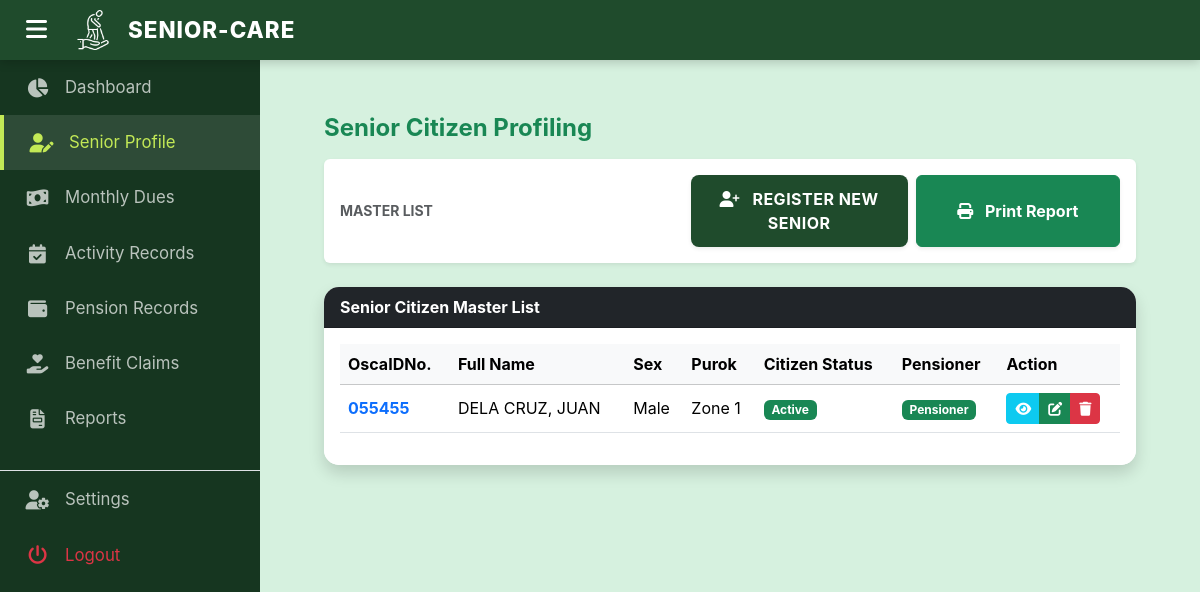
The page /admin/profiling.php (signed in) on the database as committed earlier.
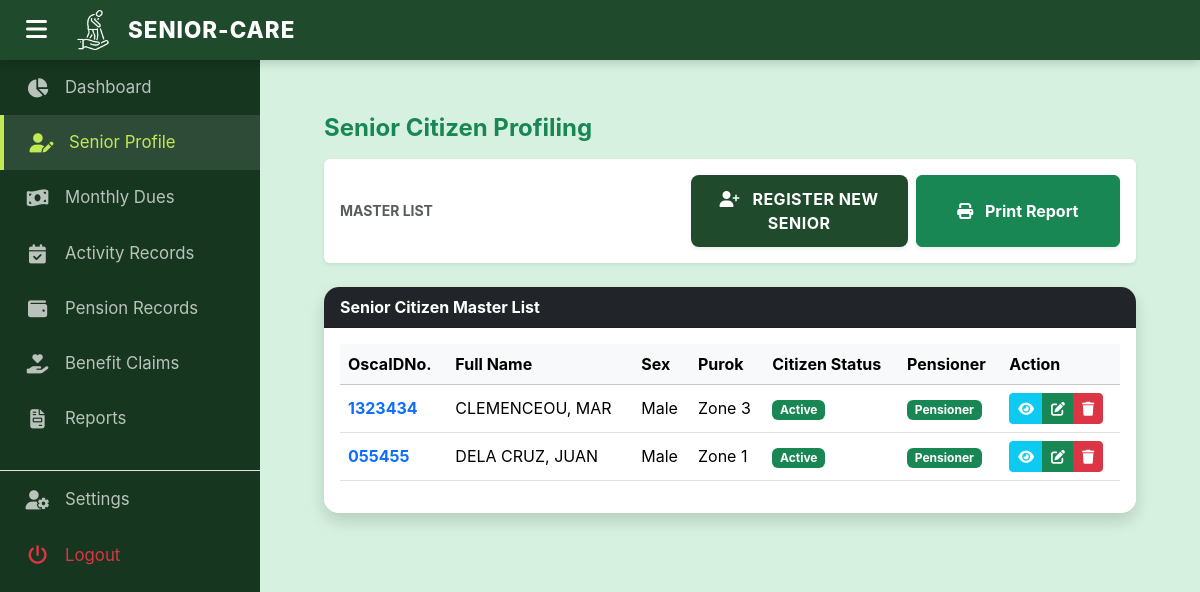
The same page on the database as committed later.
### tables this page shows
CREATE TABLE `seniors` (
  `OscaIDNo` varchar(50) NOT NULL,
  `LastName` varchar(100) NOT NULL,
  `FirstName` varchar(100) NOT NULL,
  `MiddleName` varchar(100) DEFAULT NULL,
  `Sex` enum('Male','Female') NOT NULL,
  `Purok` varchar(50) DEFAULT NULL,
  `Barangay` varchar(100) DEFAULT NULL,
  `Birthday` date NOT NULL,
  `CitizenStatus` enum('Active','Inactive') DEFAULT 'Active',
  `PensionerStatus` enum('Pensioner','Non-Pensioner') DEFAULT 'Non-Pensioner'
);

### admin/profiling.php (the view, shortened to what the changed rows need)
<?php require_once('includes/session.php'); ?>
<!DOCTYPE html>
<html lang="en">
<head>
    <link href="../vendor/simple-datatables/css/style.min.css" rel="stylesheet" />
    <link href="../vendor/bootstrap/css/bootstrap.min.css" rel="stylesheet">
    <link rel="stylesheet" href="../vendor/font-awesome/css/all.min.css">
    <link href="css/style.css" rel="stylesheet" />
</head>
<body class="sb-nav-fixed">
    <main id="main-content">
        <div class="container-fluid px-2 px-md-4">
            <h2 class="mt-4 fw-bold text-success fs-4 fs-md-2">Senior Citizen Profiling</h2>
            <div class="card mb-4 shadow border-0" style="border-radius: 15px; overflow: hidden;">
                <div class="card-body bg-white">
                    <div class="table-responsive">
                        <table id="datatablesSimple" class="table table-hover align-middle">
                            <thead class="table-light">
                                <tr>
                                    <th>OscaIDNo.</th>
                                    <th>Full Name</th>
                                    <th>Sex</th>
                                    <th>Purok</th>
                                    <th>Citizen Status</th>
                                    <th>Pensioner</th>
                                    <th class="no-print">Action</th>
                                </tr>
                            </thead>
                            <tbody>
                                <?php
                                $query = mysqli_query($conn, "SELECT * FROM seniors ORDER BY LastName ASC");
                                while ($row = mysqli_fetch_array($query)) {
                                    $id = $row['OscaIDNo'];
                                ?>
                                <tr>
                                    <td class="fw-bold text-primary"><?php echo $id; ?></td>
                                    <td class="text-uppercase"><?php echo $row['LastName'].", ".$row['FirstName']; ?></td>
                                    <td><?php echo $row['Sex']; ?></td>
                                    <td><?php echo $row['Purok']; ?></td>
                                    <td>
                                        <span class="badge <?php echo ($row['CitizenStatus'] == 'Active') ? 'bg-success' : 'bg-danger'; ?>">
                                            <?php echo $row['CitizenStatus']; ?>
                                        </span>
                                    </td>
                                    <td>
                                        <span class="badge <?php echo ($row['PensionerStatus'] == 'Pensioner' || $row['PensionerStatus'] == 'Yes') ? 'bg-success' : 'bg-danger'; ?>">
                                            <?php echo ($row['PensionerStatus'] == 'Pensioner' || $row['PensionerStatus'] == 'Yes') ? 'Pensioner' : 'Non-Pensioner'; ?>
                                        </span>
                                    </td>
                                    <td>
                                        <div class="btn-group">
                                            <a href="view_senior_details.php?id=<?php echo $id; ?>" class="btn btn-sm btn-info text-white" title="View Details"><i class="fa fa-eye"></i></a>
                                            <button class="btn btn-sm btn-success" data-bs-toggle="modal" data-bs-target="#edit_<?php echo $id; ?>"><i class="fa fa-edit"></i></button>
                                            <button class="btn btn-sm btn-danger" data-bs-toggle="modal" data-bs-target="#delete_<?php echo $id; ?>"><i class="fa fa-trash"></i></button>
                                        </div>
                                    </td>
                                </tr>
                                <?php } ?>
                            </tbody>
                        </table>
                    </div>
                </div>
            </div>
        </div>
    </main>
</body>
</html>

Rows that differ between the two databases and show on the page:
added seniors: OscaIDNo "1323434", LastName "CLEMENCEOU", FirstName "MAR", Sex "Male", Purok "Zone 3", CitizenStatus "Active", PensionerStatus "Pensioner"
